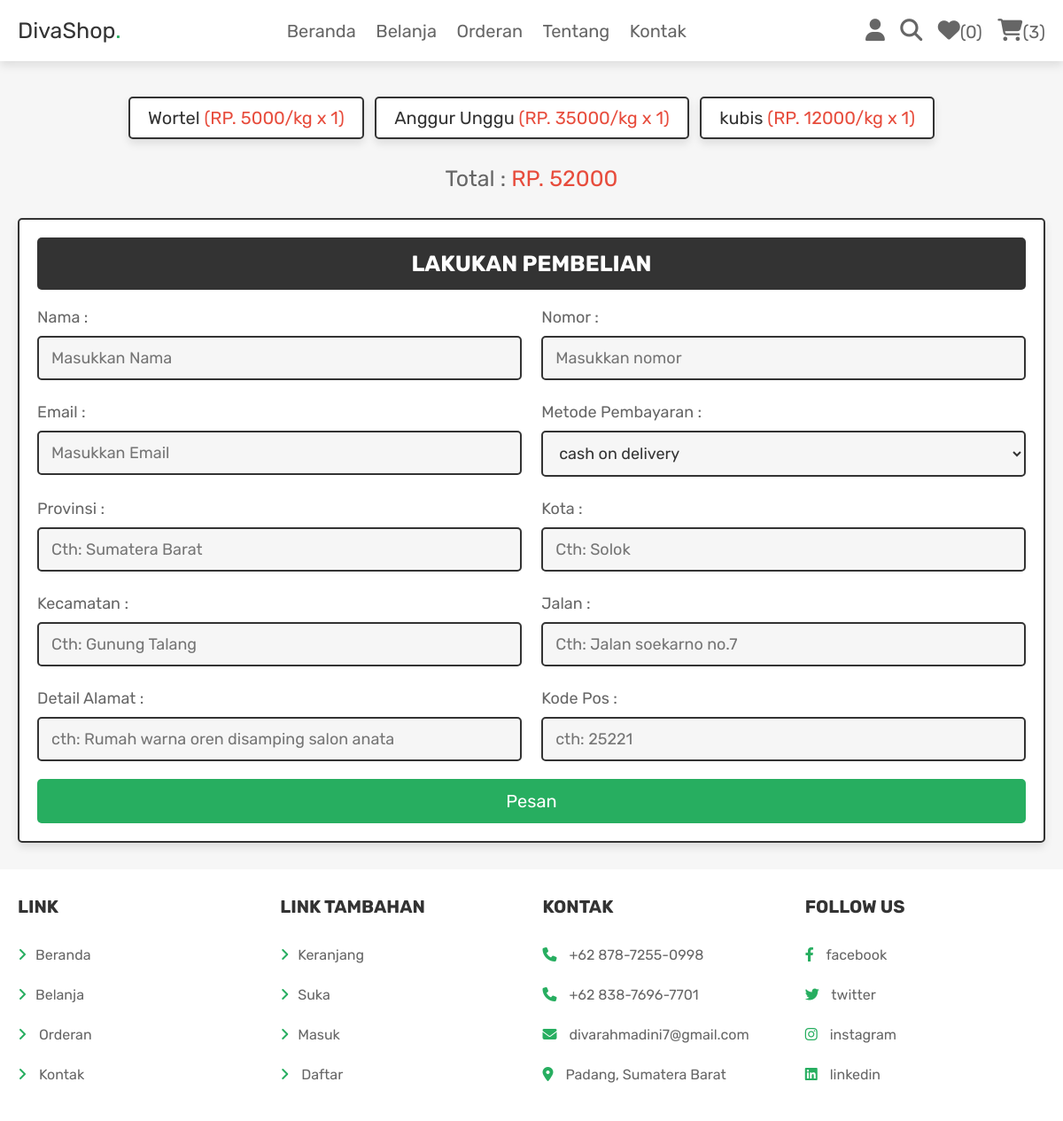
The app's page /checkout.php (signed in) with its own data.
### tables this page shows
CREATE TABLE `cart` (
  `id` int(100) NOT NULL,
  `user_id` int(100) NOT NULL,
  `pid` int(100) NOT NULL,
  `name` varchar(100) NOT NULL,
  `price` int(100) NOT NULL,
  `quantity` int(100) NOT NULL,
  `image` varchar(100) NOT NULL
);

### checkout.php (the view, shortened to what this page needs)
<?php
@include 'config.php';
$user_id = $_SESSION['user_id'];
?>
<!DOCTYPE html>
<html lang="en">
<head>
   <link rel="stylesheet" href="https://cdnjs.cloudflare.com/ajax/libs/font-awesome/6.1.1/css/all.min.css">
   <link rel="stylesheet" href="css/style.css">
</head>
<body>
<?php include 'header.php'; ?>
<section class="display-orders">
   <?php
      $cart_grand_total = 0;
      $select_cart_items = $conn->prepare("SELECT * FROM `cart` WHERE user_id = ?");
      $select_cart_items->execute([$user_id]);
      if($select_cart_items->rowCount() > 0){
         while($fetch_cart_items = $select_cart_items->fetch(PDO::FETCH_ASSOC)){
            $cart_total_price = ($fetch_cart_items['price'] * $fetch_cart_items['quantity']);
            $cart_grand_total += $cart_total_price;
   ?>
   <p> <?= $fetch_cart_items['name']; ?> <span>(<?= 'RP. '.$fetch_cart_items['price'].'/kg x '. $fetch_cart_items['quantity']; ?>)</span> </p>
   <?php
    }
   }else{
      echo '<p class="empty">Keranjang anda kosong!</p>';
   }
   ?>
   <div class="grand-total">Total : <span>RP. <?= $cart_grand_total; ?></span></div>
</section>
<section class="checkout-orders">
   <form action="" method="POST">
      <h3>LAKUKAN PEMBELIAN</h3>
      <div class="flex">
         <div class="inputBox">
            <span>Nama :</span>
            <input type="text" name="name" placeholder="Masukkan Nama" class="box" required>
         </div>
         <div class="inputBox">
            <span>Nomor :</span>
            <input type="number" name="number" placeholder="Masukkan nomor" class="box" required>
         </div>
         <div class="inputBox">
            <span>Email :</span>
            <input type="email" name="email" placeholder="Masukkan Email" class="box" required>
         </div>
         <div class="inputBox">
            <span>Metode Pembayaran :</span>
            <select name="method" class="box" required>
               <option value="cash on delivery">cash on delivery</option>
            </select>
         </div>
         <div class="inputBox">
            <span>Provinsi :</span>
            <input type="text" name="flat" placeholder="Cth: Sumatera Barat" class="box" required>
         </div>
         <div class="inputBox">
            <span>Kota :</span>
            <input type="text" name="street" placeholder="Cth: Solok" class="box" required>
         </div>
         <div class="inputBox">
            <span>Kecamatan :</span>
            <input type="text" name="city" placeholder="Cth: Gunung Talang" class="box" required>
         </div>
         <div class="inputBox">
            <span>Jalan :</span>
            <input type="text" name="state" placeholder="Cth: Jalan soekarno no.7" class="box" required>
         </div>
         <div class="inputBox">
            <span>Detail Alamat :</span>
            <input type="text" name="country" placeholder="cth: Rumah warna oren disamping salon anata" class="box" required>
         </div>
         <div class="inputBox">
            <span>Kode Pos :</span>
            <input type="number" min="0" name="pin_code" placeholder="cth: 25221" class="box" required>
         </div>
      </div>
      <input type="submit" name="order" class="btn <?= ($cart_grand_total > 1)?'':'disabled'; ?>" value="Pesan">
   </form>
</section>
<?php include 'footer.php'; ?>
</body>
</html>

### css/style.css (style rules this page uses)
.display-orders { text-align: center; padding-bottom: 0; }
.display-orders p { display: inline-block; padding:1rem 2rem; margin:1rem .5rem; font-size: 2rem; text-align: center; border:var(--border); background-color: var(--white); box-shadow: var(--box-shadow); border-radius: .5rem; }
.display-orders p span { color:var(--red); }
.display-orders .grand-total { margin-top: 2rem; font-size: 2.5rem; color:var(--light-color); }
.display-orders .grand-total span { color:var(--red); }
.checkout-orders form { padding:2rem; border:var(--border); background-color: var(--white); box-shadow: var(--box-shadow); border-radius: .5rem; }
.checkout-orders form h3 { border-radius: .5rem; background-color: var(--black); color:var(--white); padding:1.5rem 1rem; text-align: center; text-transform: uppercase; margin-bottom: 2rem; font-size: 2.5rem; }
.checkout-orders form .flex { display: flex; flex-wrap: wrap; gap:1.5rem; justify-content: space-between; }
.checkout-orders form .flex .inputBox { width: 49%; }
.checkout-orders form .flex .inputBox .box { width: 100%; border:var(--border); border-radius: .5rem; font-size: 1.8rem; color:var(--black); padding:1.2rem 1.4rem; margin:1rem 0; background-color: var(--light-bg); }
.checkout-orders form .flex .inputBox span { font-size: 1.8rem; color:var(--light-color); }

### css/components.css (style rules this page uses)
:root { --green:#27ae60; --orange:#f39c12; --red:#e74c3c; --black:#333; --light-color:#666; --white:#fff; --light-bg:#f6f6f6; --border:.2rem solid var(--black); --box-shadow:0 .5rem 1rem rgba(0,0,0,.1); }
* { font-family: 'Rubik', sans-serif; margin:0; padding:0; box-sizing: border-box; outline: none; border:none; text-decoration: none; color:var(--black); }
body { background-color: var(--light-bg); }
html { font-size: 62.5%; overflow-x: hidden; scroll-behavior: smooth; scroll-padding-top: 6.5rem; }
section { padding:3rem 2rem; max-width: 1200px; margin:0 auto; }
.btn, .delete-btn, .option-btn { display: block; width: 100%; margin-top: 1rem; border-radius: .5rem; color:var(--white); font-size: 2rem; padding:1.3rem 3rem; text-transform: capitalize; cursor: pointer; text-align: center; }
.btn { background-color: var(--green); }

### records on screen
cart: name "Wortel", price "5000", quantity "1"
cart: name "Anggur Unggu", price "35000", quantity "1"
cart: name "kubis", price "12000", quantity "1"

### other values on screen
$count_wishlist_items->rowCount() "0"
$count_cart_items->rowCount() "3"
$cart_grand_total "52000"
